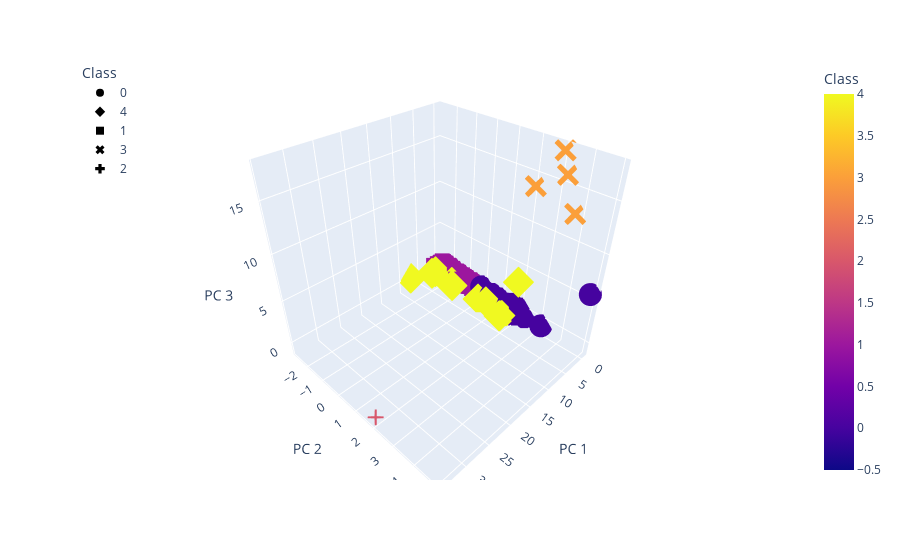

Notebook code cell kept with this figure:
### Markdown cell above
### Visualizing Results

#### 3D-Scatter with Clusters

### Code cell
# Create a 3D-Scatter with the PCA data and the clusters
fig = px.scatter_3d(
    clustered_df,
    x="PC 1",
    y="PC 2",
    z="PC 3",
    color="Class",
    symbol="Class",
    hover_name="CoinName",
    hover_data=["Algorithm"],
    width=800,
)
fig.update_layout(legend=dict(x=0, y=1))
fig.show()

### Figure 1 — Plotly figure (JSON) as saved in the notebook; plotly's stock layout.template omitted (floating-point values rounded to 4 significant figures; data arrays with more than 128 entries replaced by an {"elided": "..."} marker saying what was removed)
{"data": [{"customdata": {"elided": "278x1 str values"}, "hovertemplate": "<b>%{hovertext}</b><br><br>Class=%{marker.color}<br>PC 1=%{x}<br>PC 2=%{y}<br>PC 3=%{z}<br>Algorithm=%{customdata[0]}<extra></extra>", "hovertext": {"elided": "278 str values"}, "legendgroup": "0", "marker": {"color": {"elided": "278 int values"}, "coloraxis": "coloraxis", "symbol": "circle"}, "mode": "markers", "name": "0", "scene": "scene", "showlegend": true, "type": "scatter3d", "x": {"elided": "278 float values"}, "y": {"elided": "278 float values"}, "z": {"elided": "278 float values"}}, {"customdata": [["X13"], ["Scrypt"], ["CryptoNight"], ["DPoS"], ["Scrypt"], ["VeChainThor Authority"], ["DPoS"], ["CryptoNight"], ["Semux BFT consensus"], ["Scrypt"], ["CryptoNight Heavy"], ["DPoS"], ["DPoS"], ["DPoS"], ["DPoS"], ["SHA-256"]], "hovertemplate": "<b>%{hovertext}</b><br><br>Class=%{marker.color}<br>PC 1=%{x}<br>PC 2=%{y}<br>PC 3=%{z}<br>Algorithm=%{customdata[0]}<extra></extra>", "hovertext": ["EliteCoin", "MoonCoin", "ByteCoin", "ARK", "gCn Coin", "Vechain", "Lamden Tau", "TurtleCoin", "Semux", "Lynx", "Qwertycoin", "ALAX", "Lisk", "EOS", "Oxycoin", "ZEPHYR"], "legendgroup": "4", "marker": {"color": [4, 4, 4, 4, 4, 4, 4, 4, 4, 4, 4, 4, 4, 4, 4, 4], "coloraxis": "coloraxis", "symbol": "diamond"}, "mode": "markers", "name": "4", "scene": "scene", "showlegend": true, "type": "scatter3d", "x": [2.31, 2.554, 3.873, 3.689, 3.242, 4.414, 3.693, 8.062, 3.884, 2.212, 3.109, 3.706, 3.689, 3.699, 3.7, 2.458], "y": [1.572, -1.296, -2.272, 1.695, -1.135, 2.528, 1.695, -2.698, 1.678, 0.2124, -2.222, 1.695, 1.695, 1.696, 1.696, 0.6957], "z": [-0.6581, -0.03158, 0.3305, -0.04843, -0.07383, 5.457, -0.04853, 0.305, -0.05561, -0.4002, 0.4152, -0.04883, -0.04844, -0.04875, -0.04879, -0.03211]}, {"customdata": {"elided": "233x1 str values"}, "hovertemplate": "<b>%{hovertext}</b><br><br>Class=%{marker.color}<br>PC 1=%{x}<br>PC 2=%{y}<br>PC 3=%{z}<br>Algorithm=%{customdata[0]}<extra></extra>", "hovertext": {"elided": "233 str values"}, "legendgroup": "1", "marker": {"color": {"elided": "233 int values"}, "coloraxis": "coloraxis", "symbol": "square"}, "mode": "markers", "name": "1", "scene": "scene", "showlegend": true, "type": "scatter3d", "x": {"elided": "233 float values"}, "y": {"elided": "233 float values"}, "z": {"elided": "233 float values"}}, {"customdata": [["Proof-of-BibleHash"], ["SHA-256 + Hive"], ["Proof-of-Authority"], ["Leased POS"]], "hovertemplate": "<b>%{hovertext}</b><br><br>Class=%{marker.color}<br>PC 1=%{x}<br>PC 2=%{y}<br>PC 3=%{z}<br>Algorithm=%{customdata[0]}<extra></extra>", "hovertext": ["BiblePay", "LitecoinCash", "Poa Network", "Waves"], "legendgroup": "3", "marker": {"color": [3, 3, 3, 3], "coloraxis": "coloraxis", "symbol": "x"}, "mode": "markers", "name": "3", "scene": "scene", "showlegend": true, "type": "scatter3d", "x": [-0.254, -0.315, -0.3778, -0.4581], "y": [3.302, 2.104, 3.79, 3.051], "z": [15.95, 13.92, 12.79, 17.83]}, {"customdata": [["TRC10"]], "hovertemplate": "<b>%{hovertext}</b><br><br>Class=%{marker.color}<br>PC 1=%{x}<br>PC 2=%{y}<br>PC 3=%{z}<br>Algorithm=%{customdata[0]}<extra></extra>", "hovertext": ["BitTorrent"], "legendgroup": "2", "marker": {"color": [2], "coloraxis": "coloraxis", "symbol": "cross"}, "mode": "markers", "name": "2", "scene": "scene", "showlegend": true, "type": "scatter3d", "x": [34.09], "y": [1.847], "z": [-0.9543]}], "layout": {"autosize": true, "coloraxis": {"colorbar": {"title": {"text": "Class"}}, "colorscale": [[0, "#0d0887"], [0.1111, "#46039f"], [0.2222, "#7201a8"], [0.3333, "#9c179e"], [0.4444, "#bd3786"], [0.5556, "#d8576b"], [0.6667, "#ed7953"], [0.7778, "#fb9f3a"], [0.8889, "#fdca26"], [1, "#f0f921"]]}, "legend": {"title": {"text": "Class"}, "tracegroupgap": 0, "x": 0, "y": 1}, "margin": {"t": 60}, "scene": {"aspectmode": "auto", "aspectratio": {"x": 1, "y": 1, "z": 1}, "domain": {"x": [0, 1], "y": [0, 1]}, "xaxis": {"title": {"text": "PC 1"}, "type": "linear"}, "yaxis": {"title": {"text": "PC 2"}, "type": "linear"}, "zaxis": {"title": {"text": "PC 3"}, "type": "linear"}}}}
